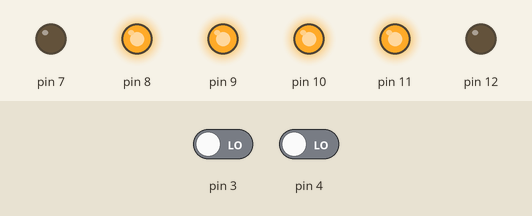
A sketch run on a simulated Arduino Uno, built with avr-gcc and run on an emulated ATmega328P. Parts: output pins drawn as LEDs (lit = HIGH). The test bench sets the inputs (shaded band); at power-on: pin 3 LOW, pin 4 LOW. What the sketch prints to the serial monitor is not drawn.

Above: at 0.1 s.
Timing chart, 0 to 1.6 s (numbered marks = the images above):
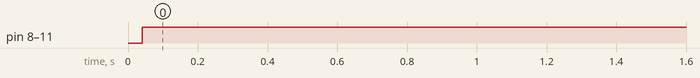

Measured:
- by itself, pin 8–11: LOW → HIGH at 0.04 s

The sketch:

main.ino
```cpp
#include <Motor.h>
#include "pwmsetter.h"
#define left 1
#define right 0
#define center 260
#define slop 10

Motor leftMotor(10,11,12);
Motor rightMotor(9,8,7);
int RXCH[2];
volatile int RXSG[2];
int RXOK[2];
int PWMSG[2];

void setup()
{
	Serial.begin(115200);
  RXCH[left] = 4;  //Throttle
  RXCH[right] = 3;
  for (int i = 0; i < 2; i++){
    pinMode(RXCH[i], INPUT);
  }
}

int readFromReceiver(int i){
 	RXSG[i] = pulseIn(RXCH[i], HIGH, 20000);                            //read the receiver signal
  if (RXSG[i] == 0)
  {
  	RXSG[i] = RXOK[i];
  }
  else
  {
  	RXOK[i] = RXSG[i];
  }    //if the signal is good then use it, else use the previous signal

  PWMSG[i] = map(RXSG[i], 1000, 2000, 0, 511);                        //substitute the high values to a value between 0 and 511
  constrain (PWMSG[i], 0, 511);
  return PWMSG[i];
}

int throttle;
int dirrection;
int leftIn;
int rightIn;
int leftMotorScaled,rightMotorScaled,maxMotorScale,leftMotorScale,rightMotorScale;
void loop()
{
	leftIn = readFromReceiver(left);
	rightIn = readFromReceiver(right);
	Serial.print(leftIn);
	Serial.print("|");
	Serial.println(rightIn);
	if(leftIn>slop || leftIn < -slop){
		if(leftIn>0){
			leftMotor.forward(leftIn);
		}
		else{
			leftMotor.backward(abs(leftIn));
		}
	}
	else{
		leftMotor.stop();
	}

	if(rightIn>slop || rightIn < -slop){
		if(rightIn>0){
			rightMotor.forward(rightIn);
		}
		else{
			rightMotor.backward(abs(rightIn));
		}
	}
	else{
		rightMotor.stop();
	}

	delay(10);
}
```
